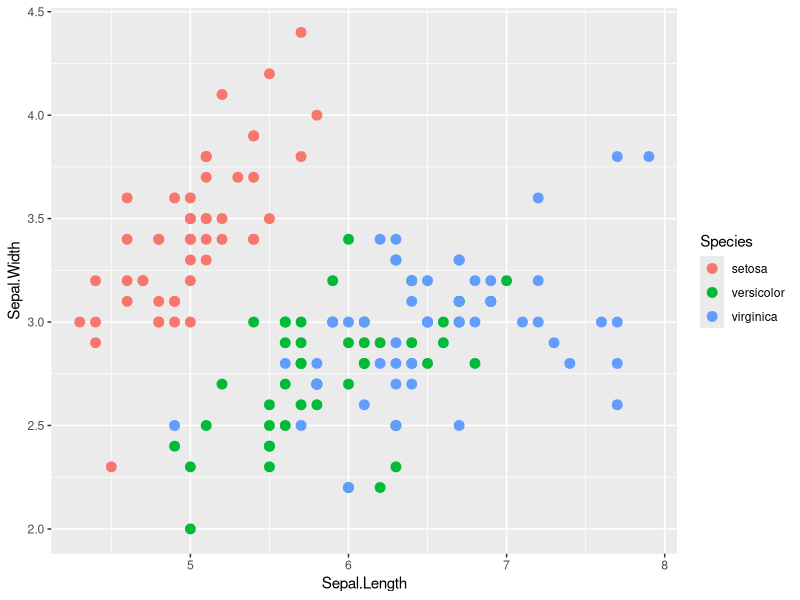
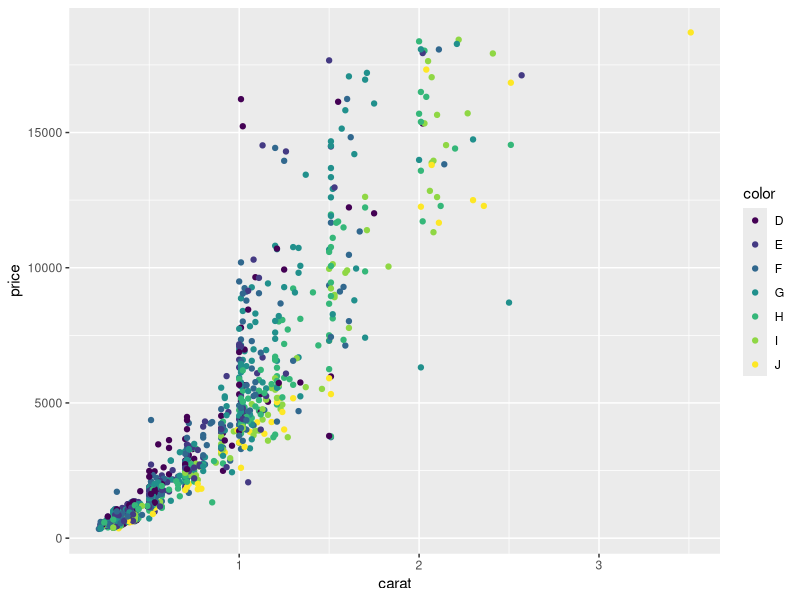
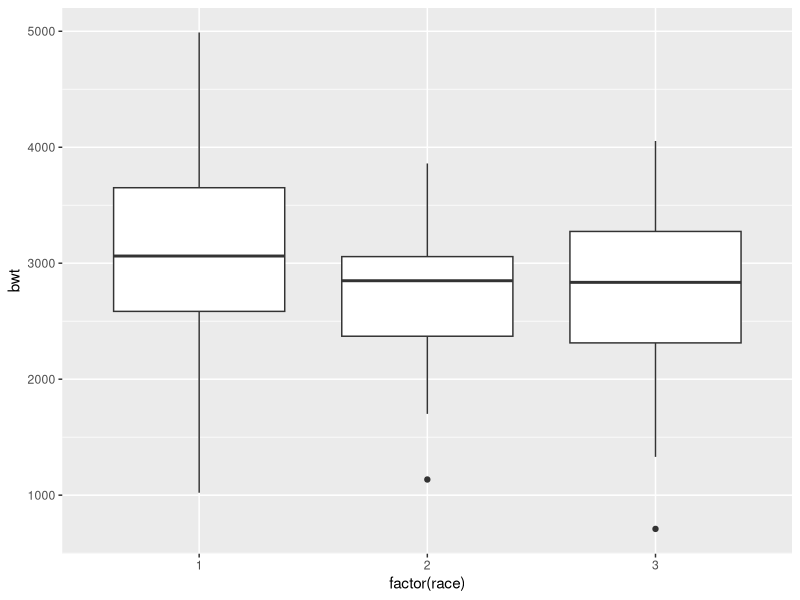
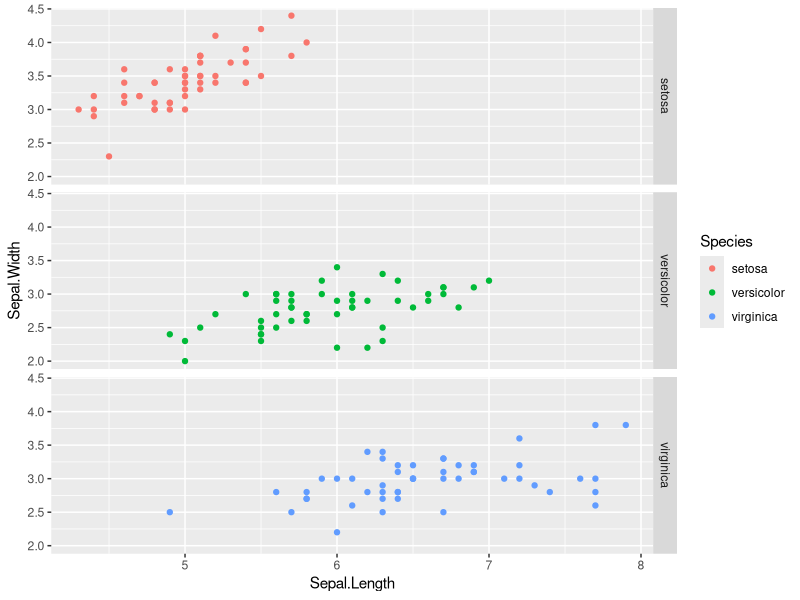
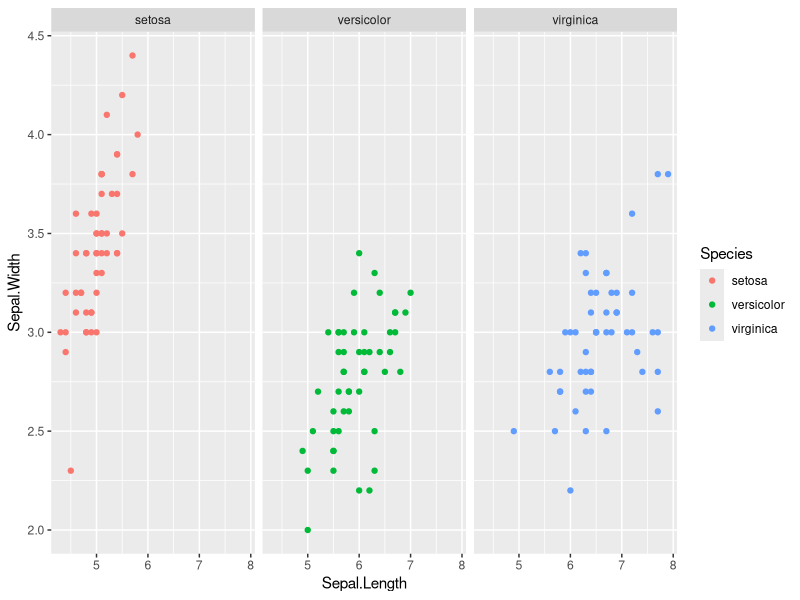
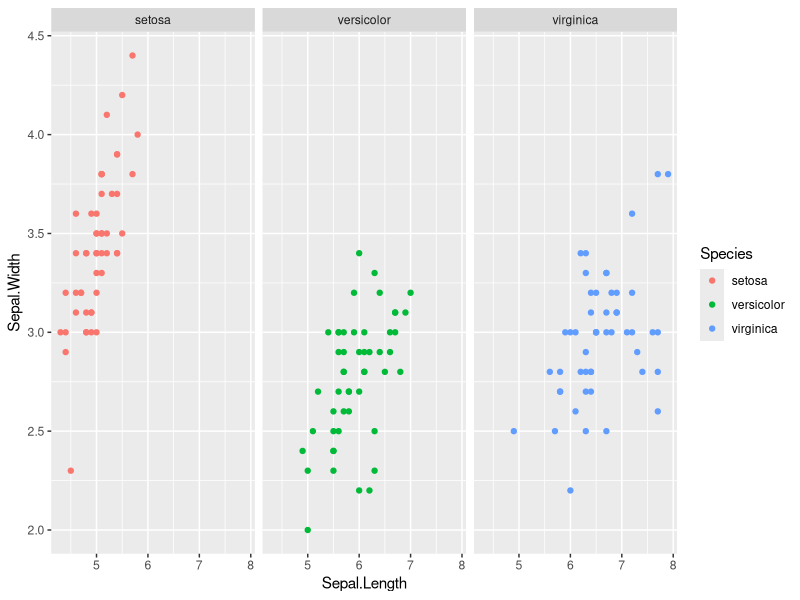
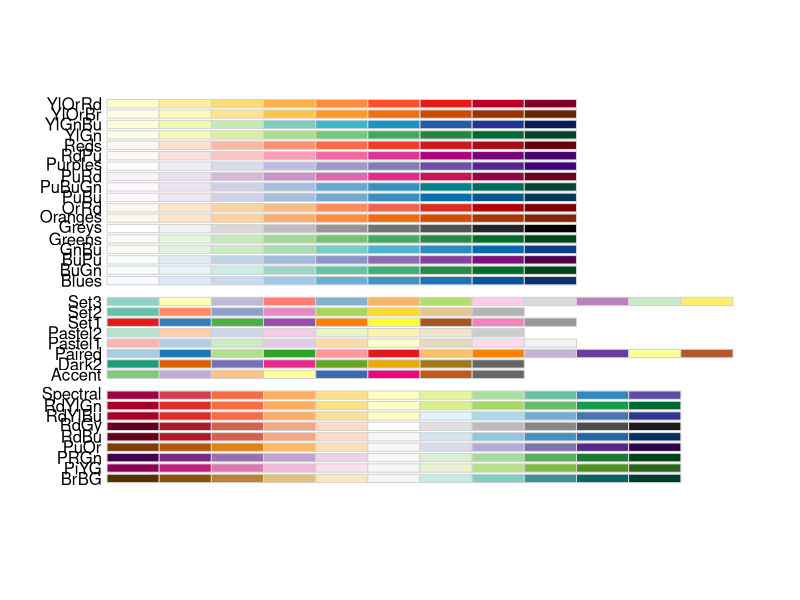
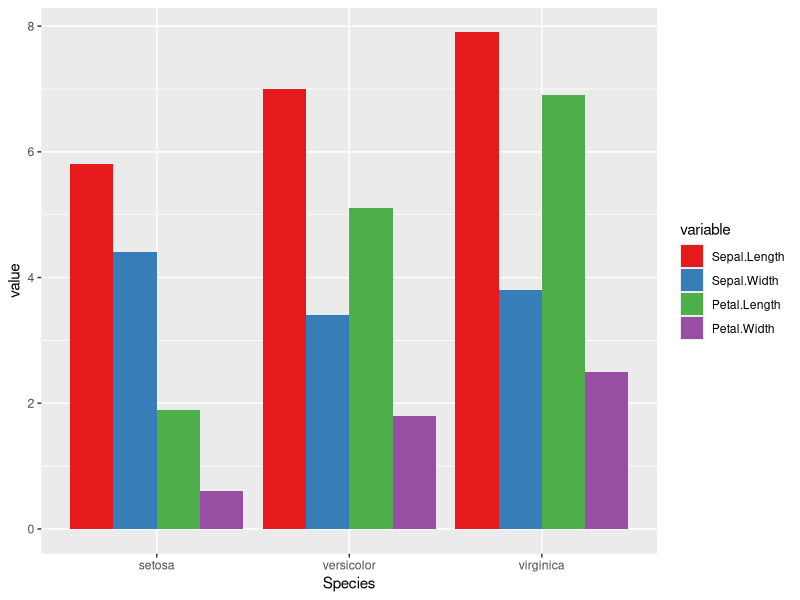

These charts were generated, in order, by the following R code: (Note: this script raises an error after producing the figures.)
install.packages("ggplot2", dependencies = TRUE)
install.packages("plyr")
install.packages("ggthemes")
install.packages("reshape2")
library("ggplot2")
# have to install once but reload each new script
library("plyr")
library("ggthemes")
library("reshape2")
head(iris)
iris[1:2, ]
df <-melt(iris, id.vars = "Species")
df[1:2, ]
myplot <- ggplot(data = iris, aes(x = Sepal.Length, y = Sepal.Width))
summary(myplot)
ggplot(data =iris, aes(x = Sepal.Length, y = Sepal.Width, color=Species)) + geom_point(size = 3)
# Why aes(shape = Species)?
# Make a small sample of the diamonds dataset
# subset randomly 100 points out of diamonds dataset
head(diamonds)
d2 <- diamonds[sample(1:dim(diamonds)[1], 1000), ]
summary(d2)
ggplot(data=d2, aes(x=carat, y=price, color=color)) + geom_point()
library(MASS)
ggplot(birthwt, aes(factor(race), bwt)) + geom_boxplot()
# whats going on under the hood
myplot <- ggplot(birthwt, aes(factor(race), bwt)) + geom_boxplot()
summary(myplot)
#Faceting: single column, multiple rows
ggplot(iris, aes(Sepal.Length, Sepal.Width, color=Species)) + geom_point() + facet_grid(Species ~.)
#faceting: multiple column, single row
ggplot(iris, aes(Sepal.Length, Sepal.Width, color=Species)) + geom_point() + facet_grid(.~ Species)
# or just weap our facets
ggplot(iris, aes(Sepal.Length, Sepal.Width, color=Species)) + geom_point() + facet_wrap(~ Species) # notice lack of
aes(color=variable) # mapping
color="black" #setting
#or add it as a scale
scale_fill_manual(values=c("color1", "color2"))
library(RColorBrewer) # Cool colors
display.brewer.all()
df <-melt(iris, id.vars="Species")
ggplot(df, aes(Species, value, fill=variable)) +
  geom_bar(stat="identity", position="dodge") +
  scale_fill_brewer(palette="Set1")
gglot(birthwt, aes(factor(race), bwt)) +
  geom_boxplot(width=.2) +
  scale_y_continuous(labels) #??? didn't finish
h <- ggplot(faithful, aes(x=waiting))
h + geom_histogram(binwidth=30, colour="black")
h + geom_histogram(binwidth=8, fill="steelblue", colour="black")
ggplot(iris, aes(Species, Sepal.Length)) +
  geom_bar(stat="identity")
ggplot(df, aes(Species, value, fill=variable)) + 
  geom_bar(stat="identity", position="dodge")
ggplot(d2, aes(x=clarity, fill=cut)) + geom_bar(stat="bin", position="dodge")
ggplot(faithful, aes(waiting)) + 
  geom_density(fill="blue", alpha=0.1)
ggplot(iris, aes(Sepal.Length, Sepal.Width, color=Species)) +
  geom_point(aes(shape=Species), size=3) +
  geom_smooth(method="lm")
install.packages(ggthemes)
library(ggthemes)